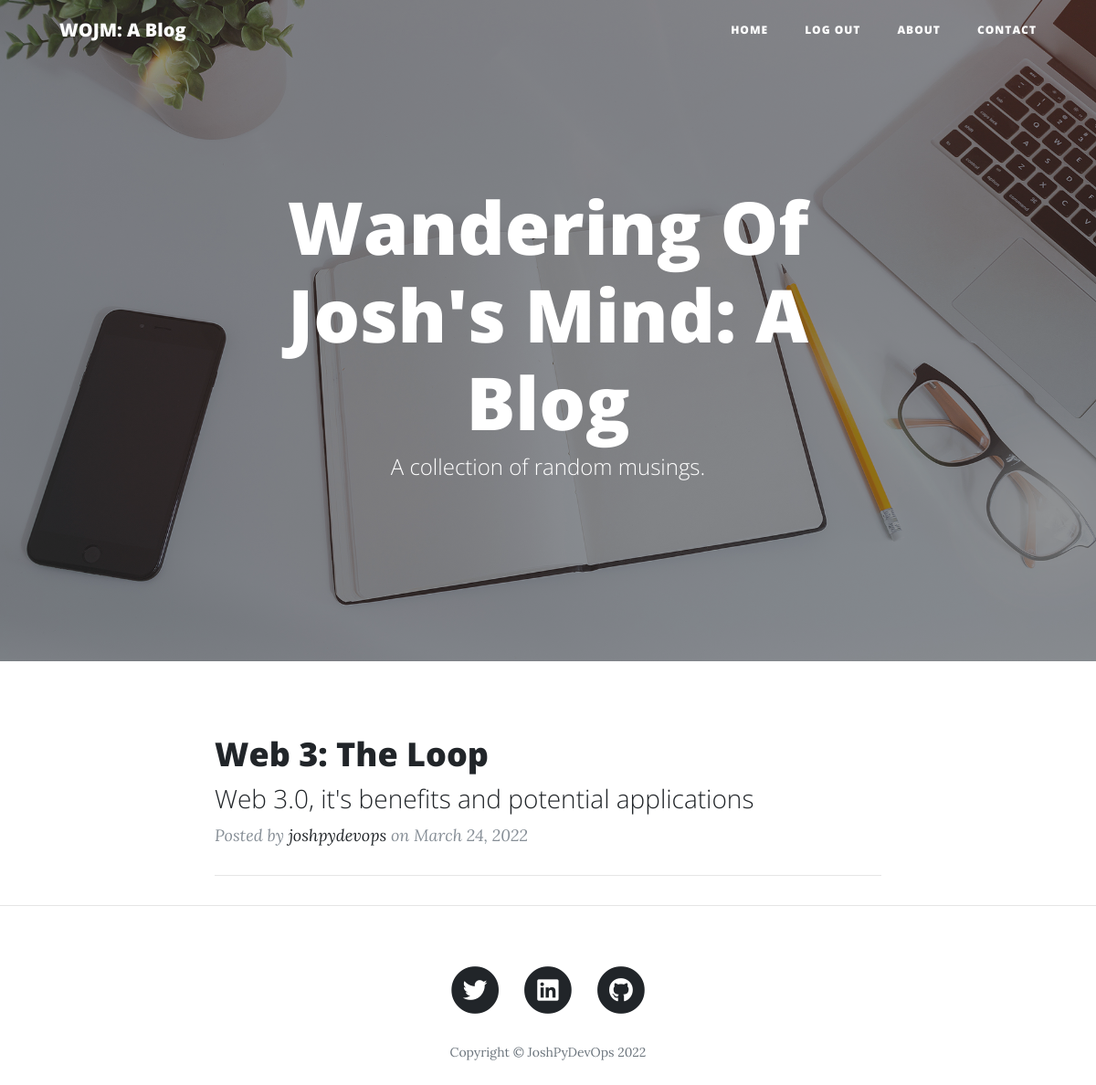
Screenshot of / (signed in) with the database file from the repository.
### main.py (models this page shows)
class BlogPost(db.Model):
    __tablename__ = "blog_posts"
    id = db.Column(db.Integer, primary_key=True)
    author_id = db.Column(db.Integer, db.ForeignKey("user_details.id"))
    author = relationship("User", back_populates="posts")
    title = db.Column(db.String(250), unique=True, nullable=False)
    subtitle = db.Column(db.String(250), nullable=False)
    date = db.Column(db.String(250), nullable=False)
    body = db.Column(db.Text, nullable=False)
    img_url = db.Column(db.String(250), nullable=False)
    comments = relationship("Comment", back_populates="parent_post")

class User(UserMixin, db.Model):
    __tablename__ = "user_details"
    id = db.Column(db.Integer, primary_key=True)
    email = db.Column(db.String(200), unique=True)
    name = db.Column(db.String(200))
    password = db.Column(db.String(200))
    posts = relationship("BlogPost", back_populates="author")
    comments = relationship("Comment", back_populates="comment_author")

### main.py (the view)
@app.route('/')
def get_all_posts():
    posts = BlogPost.query.all()
    return render_template("index.html", all_posts=posts, current_user=current_user)

### main.py (called while the page is built)
@login_manager.user_loader
def load_user(user_id):
    return User.query.get(user_id)

### templates/index.html (shortened to what this page needs)
{% include "header.html" %}
  <header class="masthead" style="background-image: url('static/img/home-bg.jpg')">
    <div class="overlay"></div>
    <div class="container">
      <div class="row">
        <div class="col-lg-8 col-md-10 mx-auto">
          <div class="site-heading">
            <h1>Wandering Of Josh's Mind: A Blog</h1>
            <span class="subheading">A collection of random musings.</span>
          </div>
        </div>
      </div>
    </div>
  </header>
  <div class="container">
    <div class="row">
      <div class="col-lg-8 col-md-10 mx-auto">
        {% for post in all_posts %}
        <div class="post-preview">
          <a href="{{ url_for('show_post', post_id=post.id) }}">
            <h2 class="post-title">
              {{post.title}}
            </h2>
            <h3 class="post-subtitle">
              {{post.subtitle}}
            </h3>
          </a>
          <p class="post-meta">Posted by
            <a href="#">{{post.author.name}}</a>
            on {{post.date}}
          </p>
        </div>
        <hr>
        {% endfor %}
      </div>
    </div>
  </div>
  <hr>
{% include "footer.html" %}

### rows the page displays
BlogPost: title "Web 3: The Loop", subtitle "Web 3.0, it's benefits and potential applications", author.name "joshpydevops", date "March 24, 2022"
